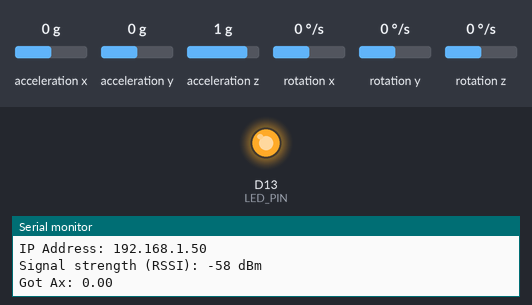
Recording of a sketch running on a simulated Arduino Nano RP2040 Connect. On the bench: output pins drawn as LEDs (lit = HIGH), the last lines printed to the serial monitor. The inputs (shaded band) are chosen by the test bench; at power-on: acceleration x 0 g, acceleration y 0 g, acceleration z 1 g, rotation x 0 °/s, rotation y 0 °/s, rotation z 0 °/s. WiFi joins after 1.5 s; servers stay silent unless stated; the ROS host is connected and sends only what is stated.

Above: at 11.6 s.
At 13.6 s:
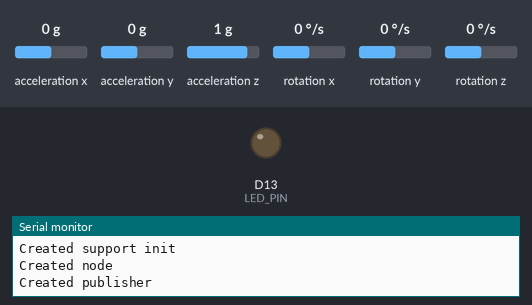
Timing chart, 0 to 15.1 s (numbered marks = the images above):
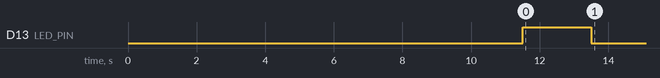

The sketch:

micro-ros_publisher_wifi.ino
```cpp
#include <micro_ros_arduino.h>
#include <WiFiNINA.h>
#include <Arduino_LSM6DSOX.h>

#include <stdio.h>
#include <rcl/rcl.h>
#include <rcl/error_handling.h>
#include <rclc/rclc.h>
#include <rclc/executor.h>

#include <sensor_msgs/msg/imu.h>

#if !defined(ARDUINO_NANO_RP2040_CONNECT)
#error "This code is only written for Arduino Nano RP2040 Connect"
#endif

char ssid[] = "ice.net-711B5B";
char pass[] = "E12B58E1";
int status = WL_IDLE_STATUS;

float Ax, Ay, Az;
float Gx, Gy, Gz;

rcl_publisher_t imu_publisher;
sensor_msgs__msg__Imu imu_msg;
rclc_support_t support;
rcl_allocator_t allocator;
rcl_node_t node;
rclc_executor_t executor;

#define LED_PIN 13

#define RCCHECK(fn) { rcl_ret_t temp_rc = fn; if((temp_rc != RCL_RET_OK)){error_loop();}}
#define RCSOFTCHECK(fn) { rcl_ret_t temp_rc = fn; if((temp_rc != RCL_RET_OK)){}}

// Setup loop for communicating errors visualy
void error_loop(){
  while(1){
    digitalWrite(LED_PIN, !digitalRead(LED_PIN));
    delay(100);
  }
}

// Print WiFi Status over serial
void printWiFiStatus() {
  Serial.print("SSID: ");
  Serial.println(WiFi.SSID());

  //print board ip
  IPAddress ip = WiFi.localIP();
  Serial.print("IP Address: ");
  Serial.println(ip);

  // Print signal strength
  long rssi = WiFi.RSSI();
  Serial.print("Signal strength (RSSI): ");
  Serial.print(rssi);
  Serial.println(" dBm");
}

// Setup WiFi connection, serial for debugging and microROS WiFi.
// Activate IMU and prepare ROS2 Publisher
void setup() {
  Serial.begin(9600);

  if (WiFi.status() == WL_NO_MODULE) {
    Serial.println("Communication with WiFi module failed!");
    while(true);
  }
  while (status != WL_CONNECTED){
    Serial.print("Attempting to connect to Network named: ");
    Serial.println(ssid);

    status = WiFi.begin(ssid, pass);
    delay(10000);
  }

  printWiFiStatus();

  set_microros_wifi_transports("ice.net-711B5B", "E12B58E1", "192.168.0.7", 8888);

  if (!IMU.begin()) {
    Serial.println("Failed to initialize IMU!");
    while(1);
  }
  if (IMU.accelerationAvailable()){
      IMU.readAcceleration(Ax, Ay, Az);
  }
  Serial.print("Got Ax: ");
  Serial.println(Ax);

  pinMode(LED_PIN, OUTPUT);
  digitalWrite(LED_PIN, HIGH);

  delay(2000);

  allocator = rcl_get_default_allocator();
  Serial.println("Got Allocator");
  //create init_options
  RCCHECK(rclc_support_init(&support, 0, NULL, &allocator));
  Serial.println("Created support init");
  // create node
  RCCHECK(rclc_node_init_default(&node, "imu_publisher_node", "", &support));
  Serial.println("Created node");

  // create publisher
  RCCHECK(rclc_publisher_init_best_effort(
    &imu_publisher,
    &node,
    ROSIDL_GET_MSG_TYPE_SUPPORT(sensor_msgs, msg, Imu),
    "/imu"));
  Serial.println("Created publisher");
  // create executor
  RCCHECK(rclc_executor_init(&executor, &support.context, 1, &allocator));

  // initialize message
  sensor_msgs__msg__Imu__init(&imu_msg);

  digitalWrite(LED_PIN, LOW);

}

// Read IMU data in G's and convert to m/s^2 before publishing
// to /imu topic every 10ms
void loop() {
  // read imu data
    if (IMU.accelerationAvailable()){
      IMU.readAcceleration(Ax, Ay, Az);
      imu_msg.linear_acceleration.x = Ax*9.80665;
      imu_msg.linear_acceleration.y = Ay*9.80665;
      imu_msg.linear_acceleration.z = Az*9.80665;
    }
    if (IMU.gyroscopeAvailable()){
      IMU.readGyroscope(Gx, Gy, Gz);
      imu_msg.angular_velocity.x = Gx*0.017453;
      imu_msg.angular_velocity.y = Gy*0.017453;
      imu_msg.angular_velocity.z = Gz*0.017453;
    }
    RCSOFTCHECK(rcl_publish(&imu_publisher, &imu_msg, NULL));
    delay(10);
}
```
